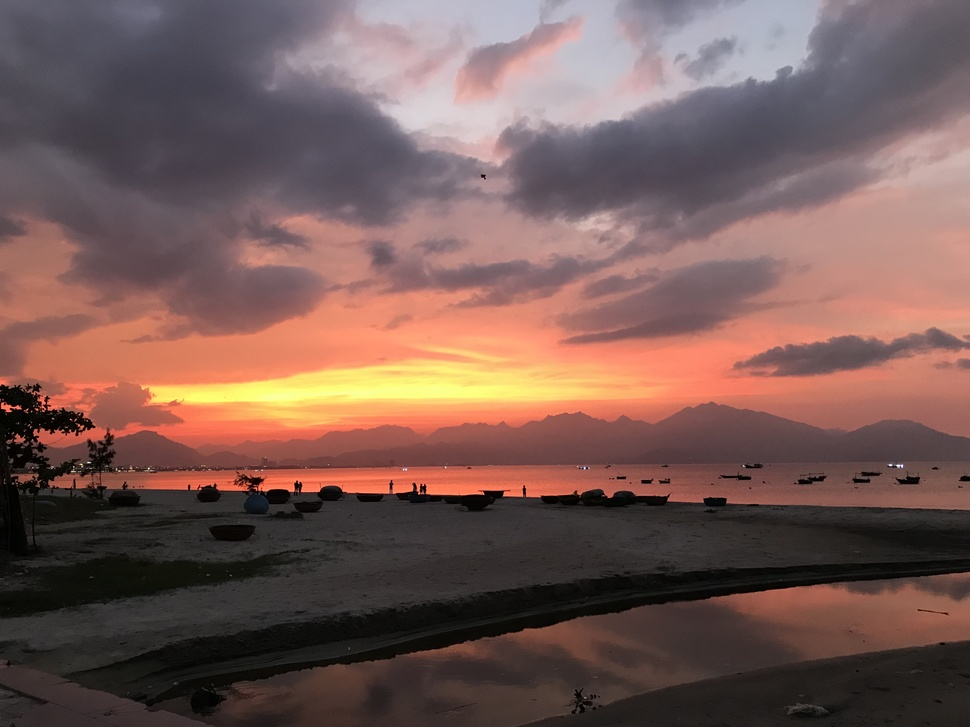
#> input picture Source for PE-20250718T112002Z-1-001/Source for PE/IMG_4.jpg, 970 x 727 px, shrunk from 4032 x 3024 before the run, found by its file name
$ jupyter execute White_balancing.ipynb
#> lines starting #> are read from the running program, lines starting #| are printed output that depends on the picture
[cell 1]
# Import necessary libraries
import cv2
import matplotlib.pyplot as plt

# Load the image using OpenCV
img = cv2.imread('D:\Gitrepo\CPV\IMG_4.jpg')
#> img is the input picture: shape (727, 970, 3); mean B, G, R 86.6, 91.4, 119.4
rgb_img = cv2.cvtColor(img, cv2.COLOR_BGR2RGB)  # Convert BGR to RGB

# Display the image using matplotlib
plt.figure(figsize=(8, 6))
plt.imshow(rgb_img)
plt.axis('off')  # Hide axes
plt.show()

# 1. The Gray World Assumption

[cell 2]
import cv2
import numpy as np

def gray_world_white_balance(img):
    # Calculate the avarage of each channel
    avg_b = np.mean(img[:, :, 0])
#> avg_b = 86.61
    avg_g = np.mean(img[:, :, 1])
#> avg_g = 91.43
    avg_r = np.mean(img[:, :, 2])
#> avg_r = 119.4

    # Calculate the overall average
    avg = (avg_b + avg_g + avg_r) / 3
#> avg = 99.14

    # Calculate the scaling factors for each channel
    scale_b = avg / avg_b
#> scale_b = 1.14
    scale_g = avg / avg_g
#> scale_g = 1.08
    scale_r = avg / avg_r
#> scale_r = 0.83

    # Apply the scaling factors to each channel
    balanced_img = np.zeros_like(img, dtype=np.float32)
    balanced_img[:, :, 0] = img[:, :, 0] * scale_b
    balanced_img[:, :, 1] = img[:, :, 1] * scale_g
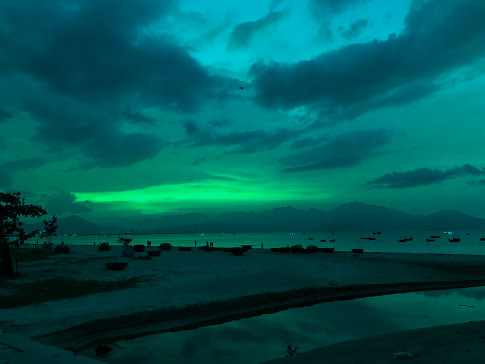
#> balanced_img: shape (727, 970, 3) float32 (shown at 1/2 size); mean B, G, R 99.1, 99.1, 0; drawn with min black and max white
    balanced_img[:, :, 2] = img[:, :, 2] * scale_r
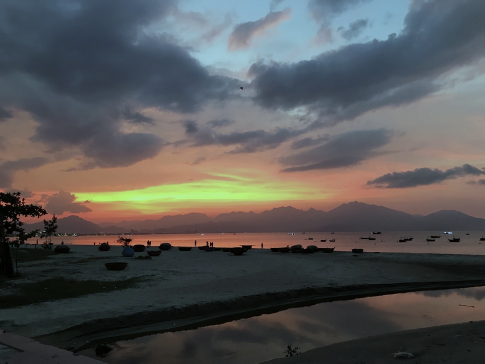
#> balanced_img: shape (727, 970, 3) float32 (shown at 1/2 size); mean B, G, R 99.1, 99.1, 99.2; drawn with min black and max white

    # Clip the values to be in the valid range [0, 255] and convert to uint8
    balanced_img = np.clip(balanced_img, 0, 255).astype(np.uint8)
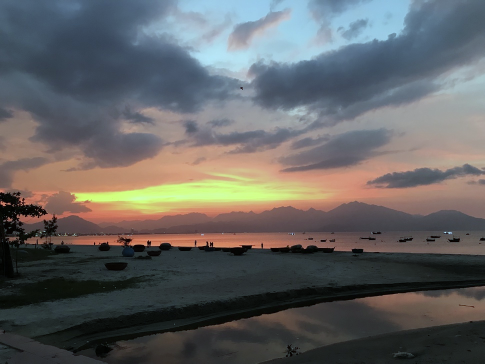
#> balanced_img: shape (727, 970, 3) (shown at 1/2 size); mean B, G, R 98.6, 98.5, 98.6

    return balanced_img

[cell 3]
# Apply the Gray World white balancing
balanced_img = gray_world_white_balance(img)

# Convert both images from BGR to RGB for displaying with matplotlib
rgb_original = cv2.cvtColor(img, cv2.COLOR_BGR2RGB)
rgb_balanced = cv2.cvtColor(balanced_img, cv2.COLOR_BGR2RGB)

# Create a figure with two subplots side by side
plt.figure(figsize=(12, 6))

# Display the original image
plt.subplot(1, 2, 1)
plt.imshow(rgb_original)
plt.title('Original Image')
plt.axis('off')  # Hide axes

# Display the white-balanced image
plt.subplot(1, 2, 2)
plt.imshow(rgb_balanced)
plt.title('Gray World White Balanced Image')
plt.axis('off')  # Hide axes

plt.tight_layout()  # Adjust layout to prevent overlap
plt.show()

# 2. The White Patch Algorithm

[cell 4]
def white_patch_white_balance(img, percentile=99):
    """
    Applies the White Patch algorithm with percentile adjustment.

    Args:
        img: A BGR image as a NumPy array
        percentile: Percentile value to use (default=99)
    """
#> called with percentile = 99
    # Find the percentile value in each channel
    max_b = np.percentile(img[:, :, 0], percentile)
#> max_b = 203
    max_g = np.percentile(img[:, :, 1], percentile)
#> max_g = 229
    max_r = np.percentile(img[:, :, 2], percentile)
#> max_r = 255

    # Define the target value (slightly lower than 255 to prevent oversaturation)
    max_val = 250.0

    # Calculate scaling factors
    scale_b = max_val / max_b
#> scale_b = 1.23
    scale_g = max_val / max_g
#> scale_g = 1.09
    scale_r = max_val / max_r
#> scale_r = 0.98

    # Apply scaling
    balanced_img = np.zeros_like(img, dtype=np.float32)
    balanced_img[:, :, 0] = np.clip(img[:, :, 0] * scale_b, 0, 255)
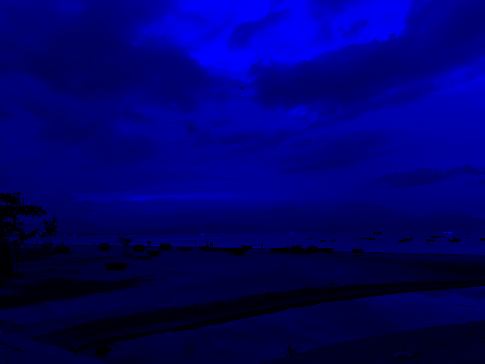
#> balanced_img: shape (727, 970, 3) float32 (shown at 1/2 size); mean B, G, R 106.6, 0, 0
    balanced_img[:, :, 1] = np.clip(img[:, :, 1] * scale_g, 0, 255)
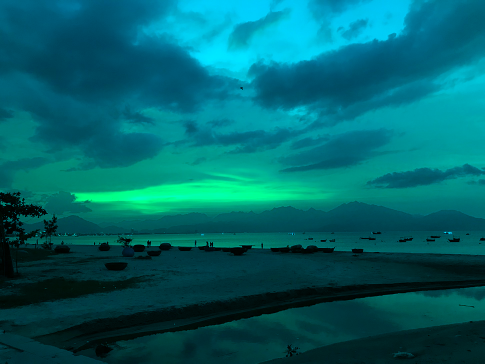
#> balanced_img: shape (727, 970, 3) float32 (shown at 1/2 size); mean B, G, R 106.6, 99.7, 0
    balanced_img[:, :, 2] = np.clip(img[:, :, 2] * scale_r, 0, 255)
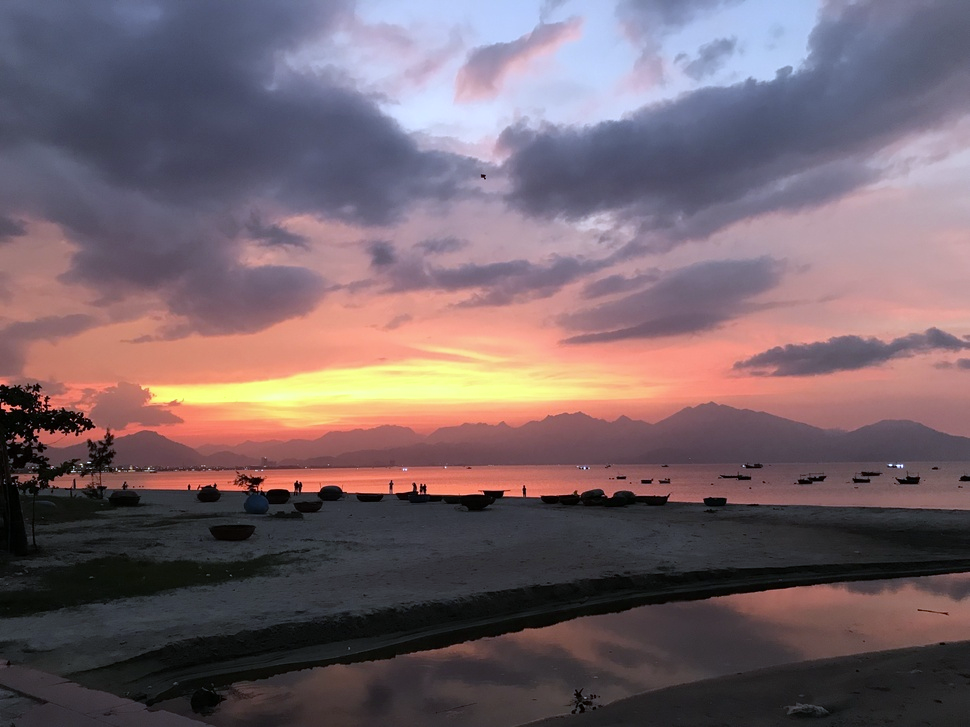
#> balanced_img: shape (727, 970, 3) float32; mean B, G, R 106.6, 99.7, 117

    return balanced_img.astype(np.uint8)

[cell 5]
# Apply the White Patch white balancing
balanced_img = white_patch_white_balance(img)

# Convert both images from BGR to RGB for displaying with matplotlib
rgb_original = cv2.cvtColor(img, cv2.COLOR_BGR2RGB)
rgb_balanced = cv2.cvtColor(balanced_img, cv2.COLOR_BGR2RGB)

# Create a figure with two subplots side by side
plt.figure(figsize=(12, 6))

# Display the original image
plt.subplot(1, 2, 1)
plt.imshow(rgb_original)
plt.title('Original Image')
plt.axis('off')  # Hide axes

# Display the white-balanced image
plt.subplot(1, 2, 2)
plt.imshow(rgb_balanced)
plt.title('White Patch White Balanced Image')
plt.axis('off')  # Hide axes

plt.tight_layout()  # Adjust layout to prevent overlap
plt.show()

$ run again, with Source for PE-20250718T112002Z-1-001/Source for PE/IMG_2a.jpg copied over Source for PE-20250718T112002Z-1-001/Source for PE/IMG_4.jpg
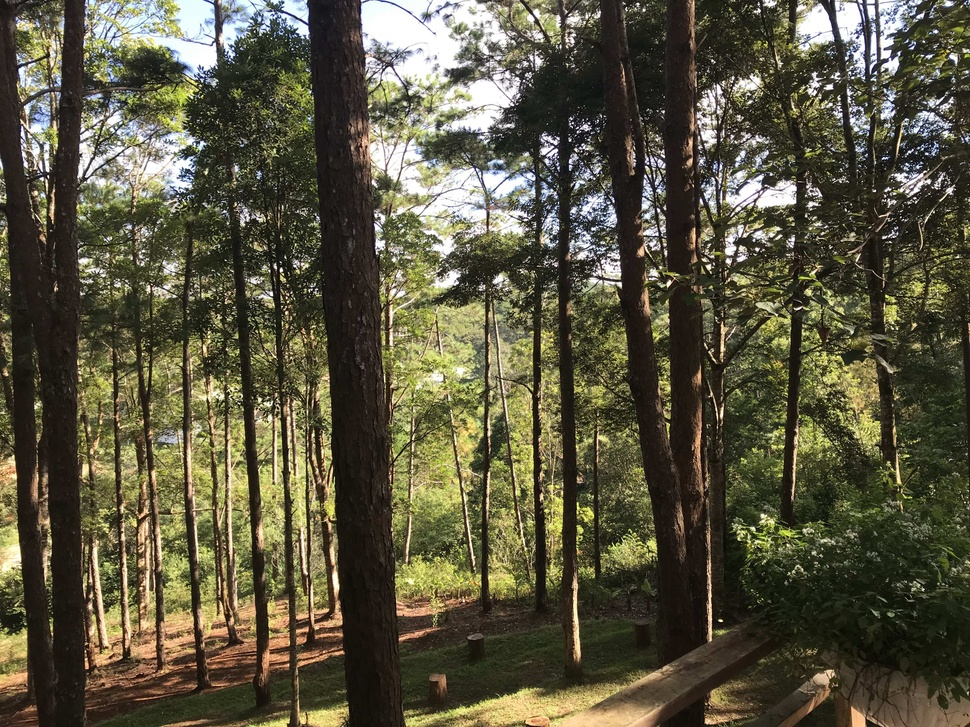
#> input picture Source for PE-20250718T112002Z-1-001/Source for PE/IMG_2a.jpg, 970 x 727 px, shrunk from 4032 x 3024 before the run, found by its file name
#> img is the input picture: shape (727, 970, 3); mean B, G, R 64.5, 86.1, 90.2
#> avg_b = 64.52
#> avg_g = 86.14
#> avg_r = 90.16
#> avg = 80.27
#> in gray_world_white_balance, `scale_b = avg / avg_b`: scale_b = 1.24
#> in gray_world_white_balance, `scale_g = avg / avg_g`: scale_g = 0.932
#> in gray_world_white_balance, `scale_r = avg / avg_r`: scale_r = 0.89
#> in gray_world_white_balance, `balanced_img = np.clip(balanced_img, 0, 255).astype(np.uint8)`:
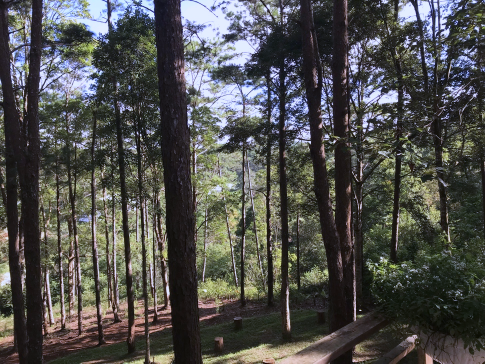
#> balanced_img: shape (727, 970, 3) (shown at 1/2 size); mean B, G, R 77.3, 79.8, 79.8
#> max_b = 255
#> in white_patch_white_balance, `scale_b = max_val / max_b`: scale_b = 0.98
#> in white_patch_white_balance, `balanced_img[:, :, 1] = np.clip(img[:, :, 1] * scale_g, 0, 255)`:
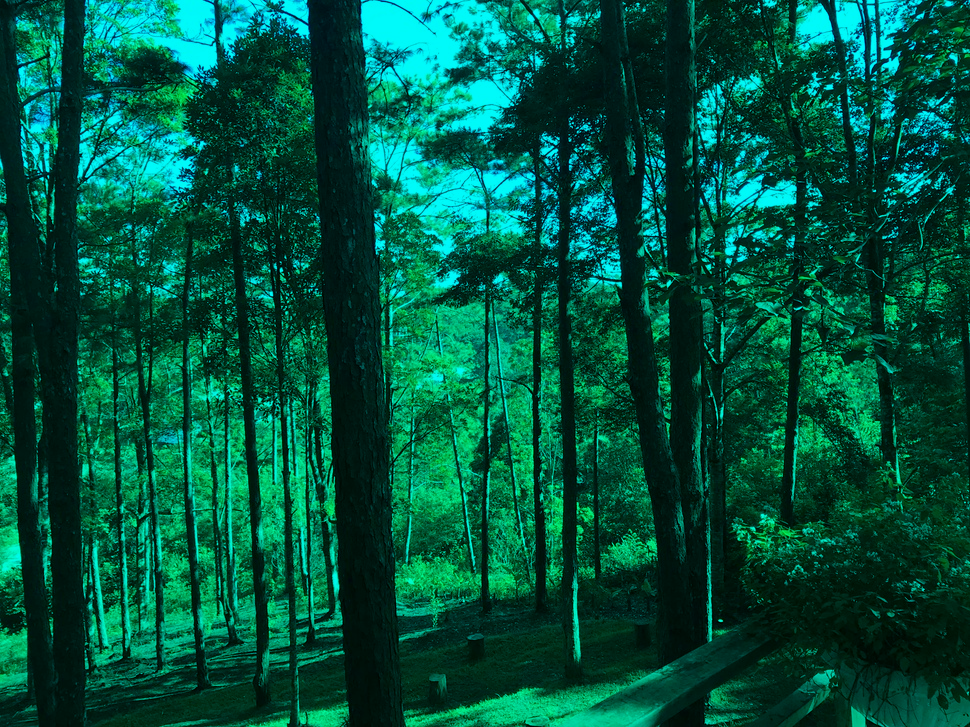
#> balanced_img: shape (727, 970, 3) float32; mean B, G, R 63.2, 84.5, 0

$ run again, with Source for PE-20250718T112002Z-1-001/Source for PE/IMG_2b.jpg copied over Source for PE-20250718T112002Z-1-001/Source for PE/IMG_4.jpg
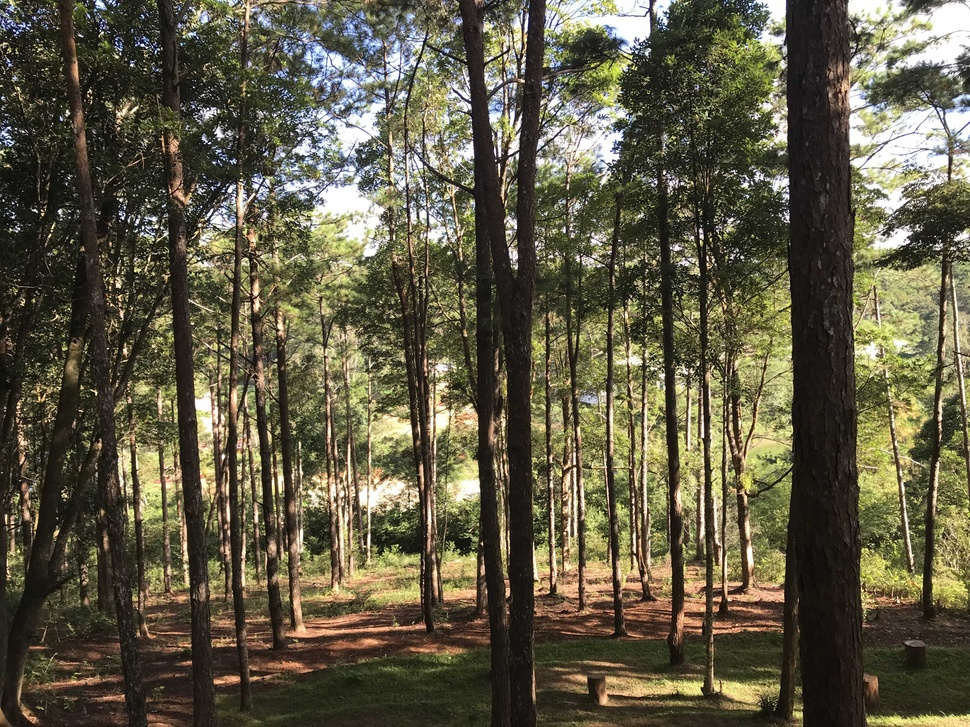
#> input picture Source for PE-20250718T112002Z-1-001/Source for PE/IMG_2b.jpg, 970 x 727 px, shrunk from 4032 x 3024 before the run, found by its file name
#> img is the input picture: shape (727, 970, 3); mean B, G, R 69.1, 90.6, 95.7
#> avg_b = 69.14
#> avg_g = 90.58
#> avg_r = 95.73
#> avg = 85.15
#> in gray_world_white_balance, `scale_b = avg / avg_b`: scale_b = 1.23
#> in gray_world_white_balance, `scale_g = avg / avg_g`: scale_g = 0.94
#> in gray_world_white_balance, `scale_r = avg / avg_r`: scale_r = 0.889
#> in gray_world_white_balance, `balanced_img = np.clip(balanced_img, 0, 255).astype(np.uint8)`:
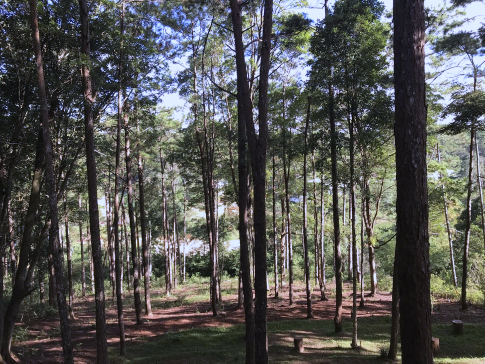
#> balanced_img: shape (727, 970, 3) (shown at 1/2 size); mean B, G, R 82.7, 84.6, 84.7
#> max_b = 255
#> max_g = 254
#> max_r = 255
#> in white_patch_white_balance, `scale_b = max_val / max_b`: scale_b = 0.98
#> in white_patch_white_balance, `scale_g = max_val / max_g`: scale_g = 0.984
#> in white_patch_white_balance, `scale_r = max_val / max_r`: scale_r = 0.98
#> in white_patch_white_balance, `balanced_img[:, :, 1] = np.clip(img[:, :, 1] * scale_g, 0, 255)`:
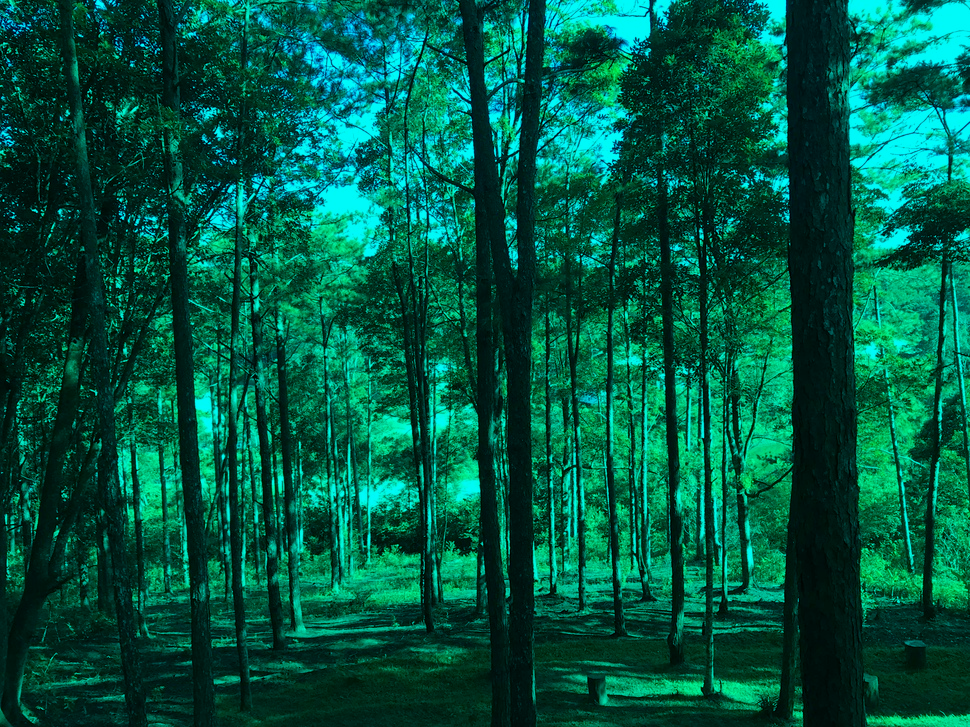
#> balanced_img: shape (727, 970, 3) float32; mean B, G, R 67.8, 89.2, 0
